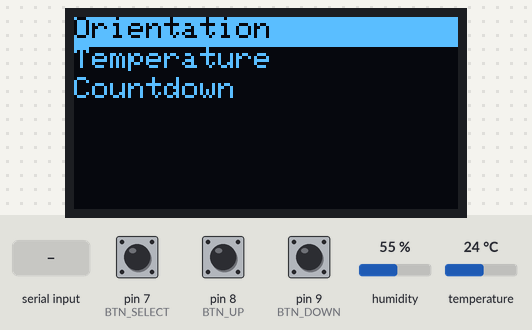
Simulated run of this sketch. Board: Arduino Uno, built with avr-gcc and run on an emulated ATmega328P. On the bench: 128×64 one-colour display. Inputs (shaded band) come from the test bench; at power-on: pin 7 (BTN_SELECT) HIGH, pin 8 (BTN_UP) HIGH, pin 9 (BTN_DOWN) HIGH, humidity 55 %, temperature 24 °C.

Above: at 4.2 s.
4.3 s: "l" received over Serial
At 4.7 s:
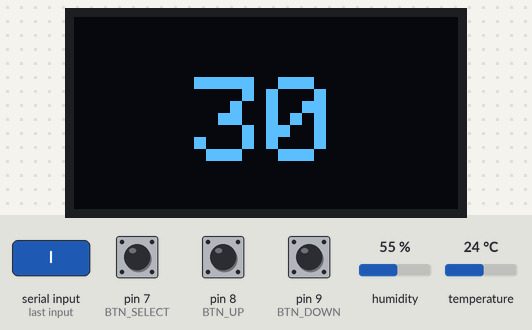
7.3 s: pin 7 (BTN_SELECT) pulled LOW for 0.15 s
At 7.9 s:
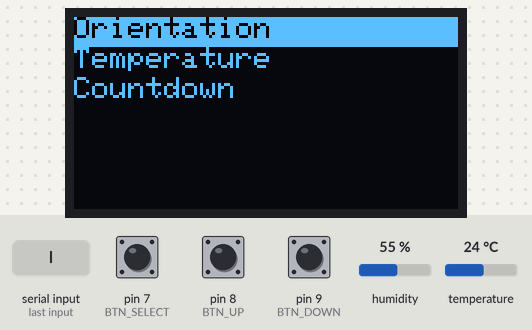
8.9 s: pin 8 (BTN_UP) pulled LOW for 1 s
At 9.02 s:
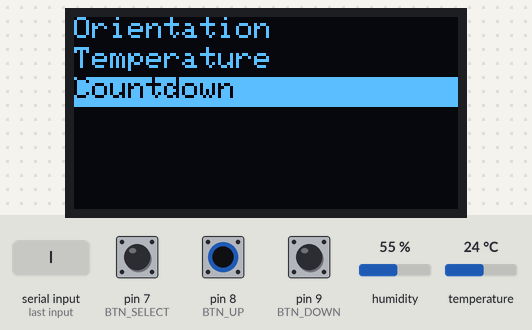
11.4 s: "t" received over Serial
At 12.6 s:
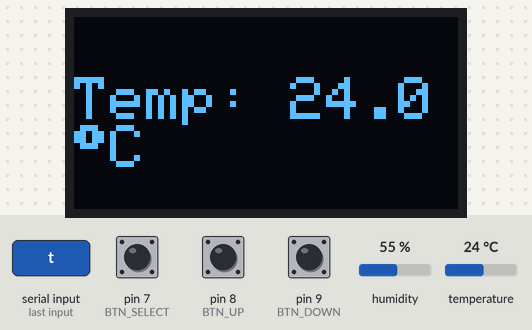
12.9 s: pin 7 (BTN_SELECT) pulled LOW for 1 s
At 13.9 s:
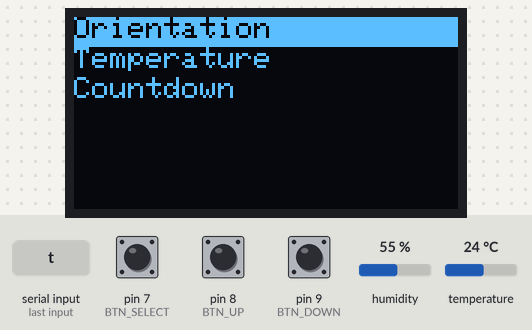
15.4 s: pin 9 (BTN_DOWN) pulled LOW for 3.2 s
At 15.52 s:
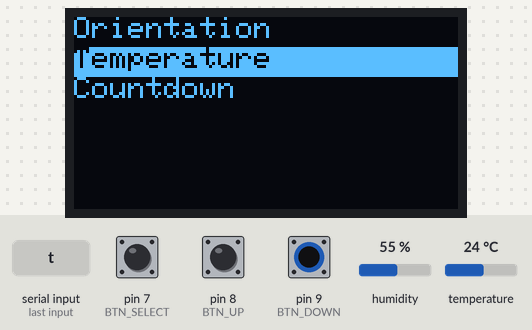
Timing chart, 0 to 18.4 s (numbered marks = the images above; inputs shaded):
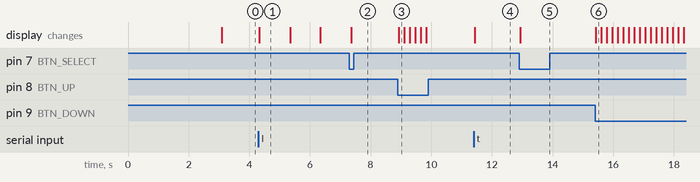

The sketch:

GS_sensorTestArduino.ino
```cpp
#include <Wire.h>
#include <Adafruit_GFX.h>
#include <Adafruit_SSD1306.h>
#include <DHT.h>

// ===== OLED setup =====
#define SCREEN_WIDTH 128
#define SCREEN_HEIGHT 64
#define OLED_RESET    -1
Adafruit_SSD1306 display(SCREEN_WIDTH, SCREEN_HEIGHT, &Wire, OLED_RESET);

// ===== DHT Sensor =====
#define DHTPIN 2
#define DHTTYPE DHT22
DHT dht(DHTPIN, DHTTYPE);

// ===== Button pins =====
#define BTN_SELECT 7   // Green button
#define BTN_UP     8   // Red button
#define BTN_DOWN   9   // Blue button

// ===== Menu =====
const char* menuItems[] = {"Orientation", "Temperature", "Countdown"};
const int menuLength = sizeof(menuItems) / sizeof(menuItems[0]);
int menuIndex = 0;

// ===== States =====
enum Mode { MENU, ORIENTATION, TEMPERATURE, COUNTDOWN };
Mode currentMode = MENU;

// ===== Countdown =====
unsigned long countdownStart = 0;
int countdownTime = 30; // seconds

void setup() {
  Serial.begin(9600);

  // Buttons
  pinMode(BTN_UP, INPUT_PULLUP);
  pinMode(BTN_DOWN, INPUT_PULLUP);
  pinMode(BTN_SELECT, INPUT_PULLUP);

  // DHT
  dht.begin();

  // OLED
  if (!display.begin(SSD1306_SWITCHCAPVCC, 0x3C)) {
    Serial.println("SSD1306 allocation failed");
    for (;;);
  }

  // Intro
  display.clearDisplay();
  display.setTextSize(2);
  display.setTextColor(SSD1306_WHITE);
  display.setCursor(10, 15);
  display.println("Project");
  display.setCursor(35, 40);
  display.println("NEAL");
  display.display();
  delay(3000);

  drawMenu();
}

void loop() {
  handleButtons();
  handleSerial();

  if (currentMode == MENU) {
    // nothing extra
  }
  else if (currentMode == TEMPERATURE) {
    showTemperature();
  }
  else if (currentMode == COUNTDOWN) {
    showCountdown();
  }
}

// ===== BUTTON HANDLING =====
void handleButtons() {
  static unsigned long lastPress = 0;
  if (millis() - lastPress < 150) return; // debounce

  if (currentMode == MENU) {
    if (digitalRead(BTN_UP) == LOW) {
      menuIndex = (menuIndex - 1 + menuLength) % menuLength;
      drawMenu();
      lastPress = millis();
    }
    if (digitalRead(BTN_DOWN) == LOW) {
      menuIndex = (menuIndex + 1) % menuLength;
      drawMenu();
      lastPress = millis();
    }
    if (digitalRead(BTN_SELECT) == LOW) {
      if (menuIndex == 1) currentMode = TEMPERATURE;
      else if (menuIndex == 2) {
        currentMode = COUNTDOWN;
        countdownStart = millis();
      }
      lastPress = millis();
    }
  } else {
    // Return to menu when SELECT pressed
    if (digitalRead(BTN_SELECT) == LOW) {
      currentMode = MENU;
      drawMenu();
      lastPress = millis();
    }
  }
}

// ===== SERIAL HANDLING =====
void handleSerial() {
  if (Serial.available()) {
    char cmd = Serial.read();
    if (cmd == 't') {
      currentMode = TEMPERATURE;
    }
    else if (cmd == 'l') {
      currentMode = COUNTDOWN;
      countdownStart = millis();
    }
    else if (cmd == 'm') {
      currentMode = MENU;
      drawMenu();
    }
  }
}

// ===== MENU DISPLAY =====
void drawMenu() {
  display.clearDisplay();
  display.setTextSize(1);
  for (int i = 0; i < menuLength; i++) {
    if (i == menuIndex) {
      display.fillRect(0, i * 10, 128, 10, SSD1306_WHITE);
      display.setTextColor(SSD1306_BLACK, SSD1306_WHITE);
    } else {
      display.setTextColor(SSD1306_WHITE);
    }
    display.setCursor(0, i * 10);
    display.println(menuItems[i]);
  }
  display.display();
}

// ===== TEMPERATURE DISPLAY =====
void showTemperature() {
  float temp = dht.readTemperature();
  display.clearDisplay();
  display.setTextSize(2);
  display.setTextColor(SSD1306_WHITE);
  display.setCursor(0, 20);
  display.print("Temp: ");
  if (isnan(temp)) {
    display.print("--");
  } else {
    display.print(temp, 1);
    display.write(247); // degree symbol
    display.print("C");
  }
  display.display();
}

// ===== COUNTDOWN DISPLAY =====
void showCountdown() {
  int secondsLeft = countdownTime - (millis() - countdownStart) / 1000;
  if (secondsLeft < 0) secondsLeft = 0;

  display.clearDisplay();
  display.setTextSize(4);
  display.setTextColor(SSD1306_WHITE);
  int x = (SCREEN_WIDTH - (secondsLeft < 10 ? 24 : 48)) / 2; // center text
  display.setCursor(x, 20);
  display.print(secondsLeft);
  display.display();

  if (secondsLeft == 0) {
    // Auto return to menu after countdown ends
    delay(1000);
    currentMode = MENU;
    drawMenu();
  }
}
```

Measured:
- after the input at 4.3 s, the display: changes at once (image 1)
- after the input at 7.3 s, the display: changes after 0.05 s (image 2)
- after the input at 8.9 s, the display: changes at once (image 3)
- after the input at 11.4 s, the display: changes at once (image 4)
- after the input at 12.9 s, the display: changes at once (image 5)
- after the input at 15.4 s, the display: changes at once (image 6)
- what the display in image 1 shows lasts 1.0 s, from 4.3 s to 5.3 s
